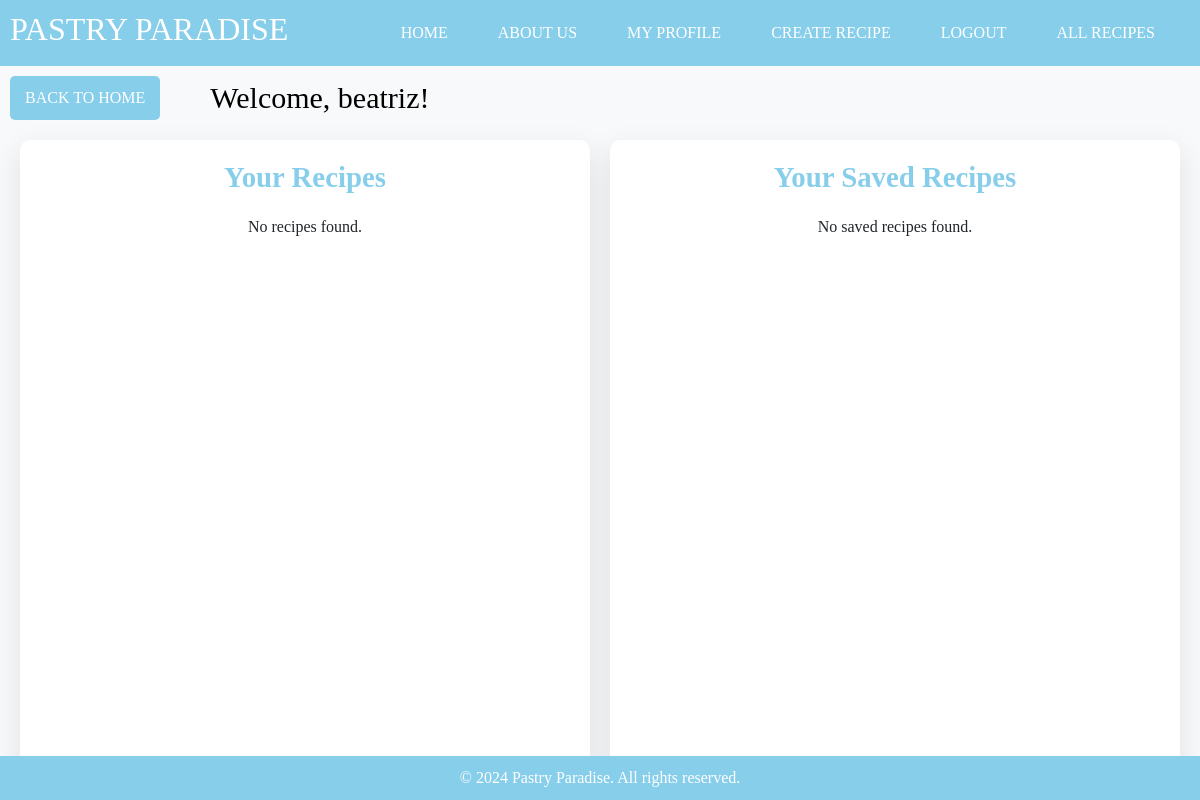
Page /profile/ (signed in) on the earlier database version.
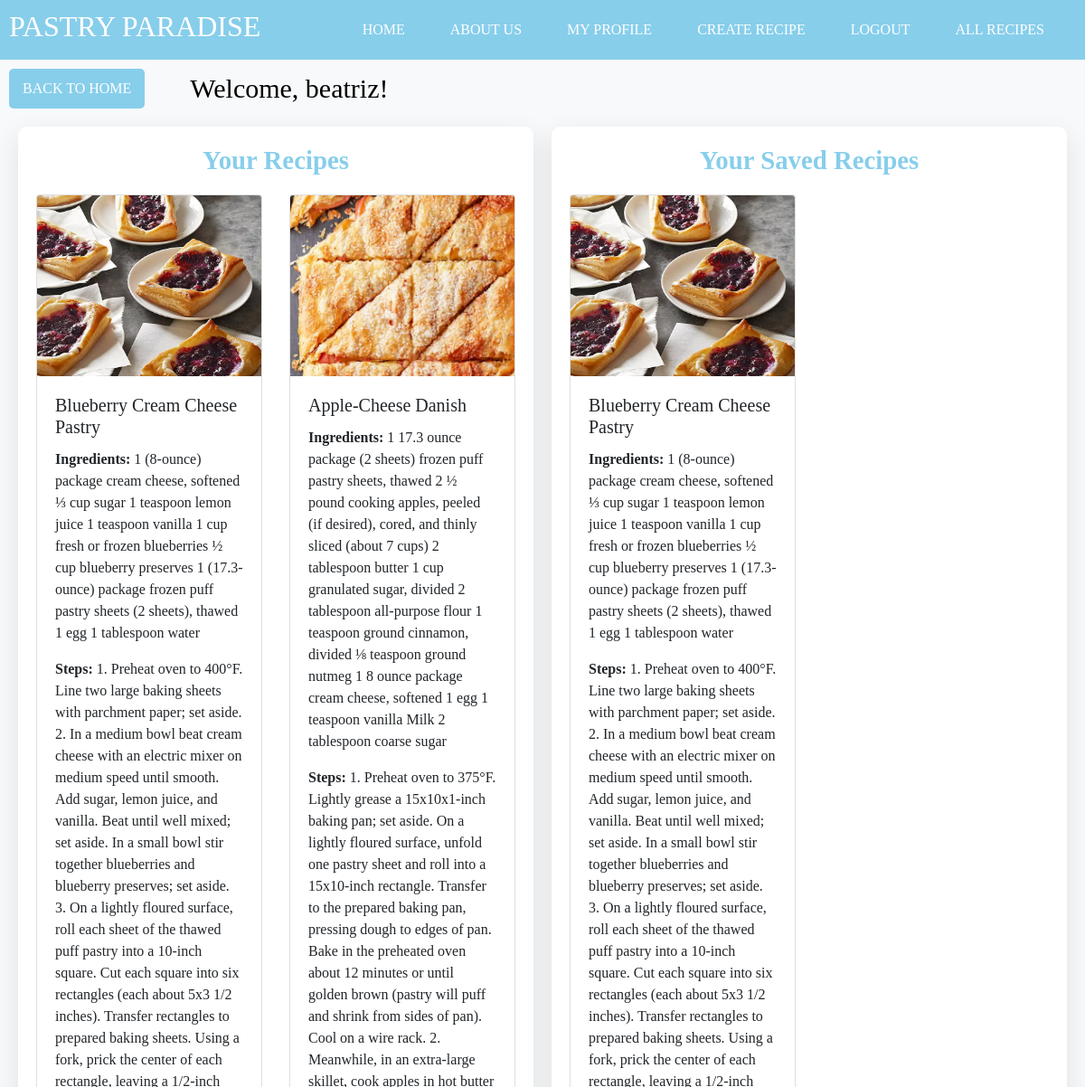
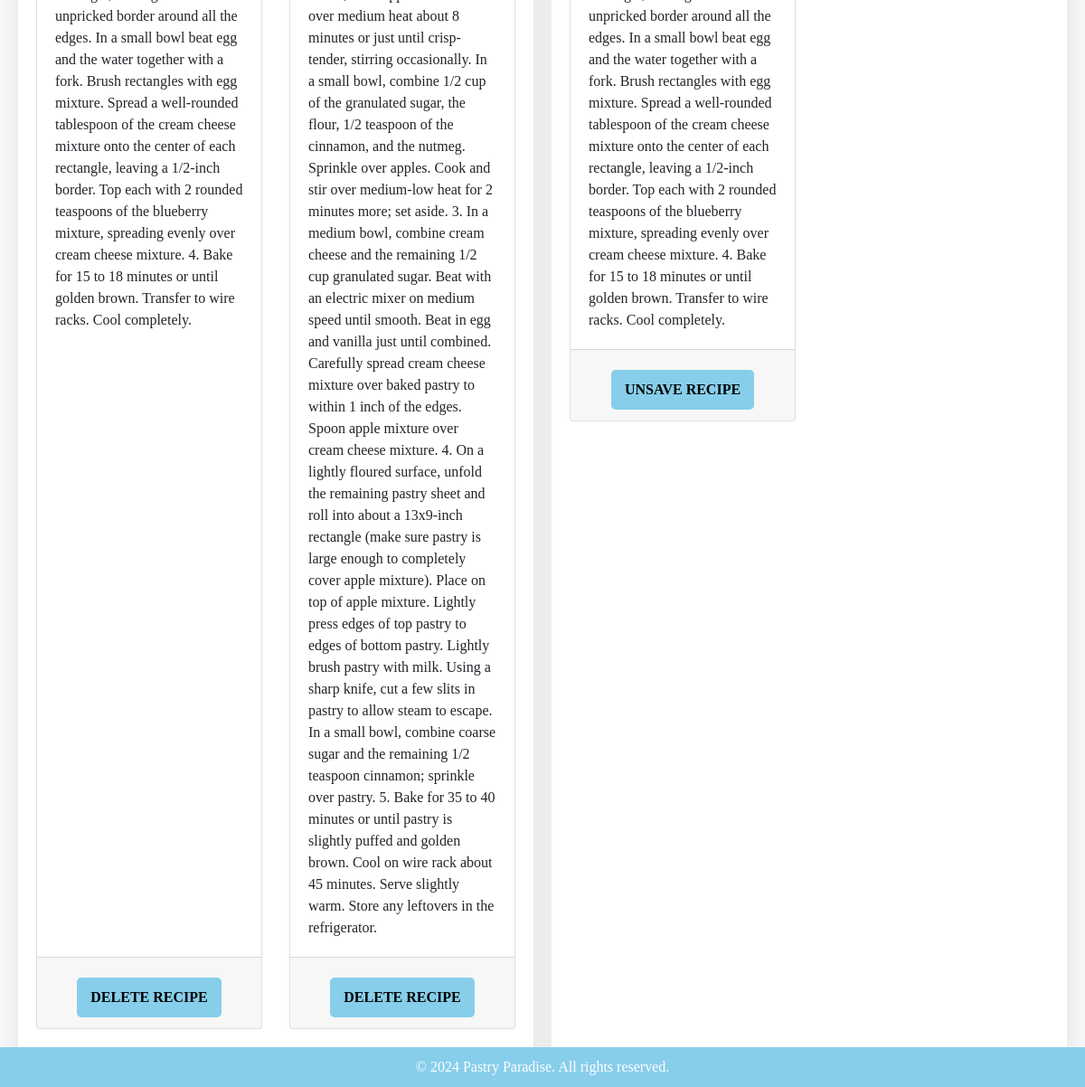
Same page on the later database version (2 pictures, top to bottom).
### myApp/models.py (models this page shows, shortened)
class Recipe(models.Model):
    title = models.CharField(max_length=200)
    ingredients = models.TextField()
    steps = models.TextField()
    image = models.ImageField(upload_to='recipes/', null=True, blank=True)
    created_at = models.DateTimeField(auto_now_add=True)
    created_by = models.ForeignKey(User, on_delete=models.CASCADE)

class SavedRecipe(models.Model):
    user = models.ForeignKey(User, on_delete=models.CASCADE, related_name='saved_recipes')
    recipe = models.ForeignKey(Recipe, on_delete=models.CASCADE)

### myApp/views.py (the view)
# urls.py: path('profile/', views.profile_view, name='profile'),
def profile_view(request):
    if request.user.is_authenticated:
        recipes = Recipe.objects.filter(created_by=request.user)
        saved_recipes = request.user.saved_recipes.all()
    else:
        recipes = []
        saved_recipes = []
    return render(request, 'myApp/profile.html', {'recipes': recipes, 'saved_recipes': saved_recipes})

### myApp/templates/myApp/profile.html (shortened to what this page needs)
<!DOCTYPE html>
<html lang="en">
<head>
    {% load static %}
    <link rel="stylesheet" href="https://maxcdn.bootstrapcdn.com/bootstrap/4.5.2/css/bootstrap.min.css">
</head>
<body>
    <nav>
        <div class="logo">
            <a href="{% url 'homepage' %}" style="color: white; text-decoration: none;">
                <h2>PASTRY PARADISE</h2>
            </a>
        </div>
        <ul>
            <li><a href="{% url 'homepage' %}">HOME</a></li>
            <li><a href="{% url 'about_us' %}">ABOUT US</a></li>
            {% if user.is_authenticated %}
                <li><a href="{% url 'profile' %}">MY PROFILE</a></li>
                <li><a href="{% url 'create_recipe' %}">CREATE RECIPE</a></li>
                <li><a href="{% url 'logout' %}">LOGOUT</a></li>
            {% else %}
                <li><a href="{% url 'login' %}">LOGIN</a></li>
                <li><a href="{% url 'register' %}">REGISTER</a></li>
            {% endif %}
            <li><a href="{% url 'all_recipes' %}">ALL RECIPES</a></li>
        </ul>
    </nav>
    <div class="back-and-username-container">
        <a href="{% url 'homepage' %}">
            <button class="back-button">BACK TO HOME</button>
        </a>
        {% if user.is_authenticated %}
            <div class="username">Welcome, {{ user.username }}!</div>
        {% endif %}
    </div>
    <div class="profile-content">
        <div class="my-recipes-container">
            <h1>Your Recipes</h1>
            {% if recipes %}
                <div class="row">
                    {% for recipe in recipes %}
                    <div class="col-md-6 mb-4">
                        <div class="card h-100">
                            <img class="card-img-top" src="{{ recipe.image.url }}" alt="{{ recipe.title }}" style="object-fit: cover; height: 200px;">
                            <div class="card-body">
                                <h5 class="card-title">{{ recipe.title }}</h5>
                                <p class="card-text"><strong>Ingredients:</strong> {{ recipe.ingredients }}</p>
                                <p class="card-text"><strong>Steps:</strong> {{ recipe.steps }}</p>
                            </div>
                            <div class="card-footer text-center">
                                <form method="POST" action="{% url 'delete_recipe' recipe.id %}" style="display:inline;">
                                    <button type="submit" class="delete-button">DELETE RECIPE</button>
                                </form>
                            </div>
                        </div>
                    </div>
                    {% endfor %}
                </div>
            {% else %}
                <p>No recipes found.</p>
            {% endif %}
        </div>
        <div class="saved-recipes-container">
            <h1>Your Saved Recipes</h1>
            {% if saved_recipes %}
                <div class="row">
                    {% for saved_recipe in saved_recipes %}
                    <div class="col-md-6 mb-4">
                        <div class="card h-100">
                            <img class="card-img-top" src="{{ saved_recipe.recipe.image.url }}" alt="{{ saved_recipe.recipe.title }}" style="object-fit: cover; height: 200px;">
                            <div class="card-body">
                                <h5 class="card-title">{{ saved_recipe.recipe.title }}</h5>
                                <p class="card-text"><strong>Ingredients:</strong> {{ saved_recipe.recipe.ingredients }}</p>
                                <p class="card-text"><strong>Steps:</strong> {{ saved_recipe.recipe.steps }}</p>
                            </div>
                            <div class="card-footer text-center">
                                <form method="POST" action="{% url 'unsave_recipe' saved_recipe.pk %}" style="display:inline;">
                                    <button type="submit" class="delete-button">UNSAVE RECIPE</button>
                                </form>
                            </div>
                        </div>
                    </div>
                    {% endfor %}
                </div>
            {% else %}
                <p>No saved recipes found.</p>
            {% endif %}
        </div>
    </div>
    <footer>
        <p>&copy; 2024 Pastry Paradise. All rights reserved.</p>
    </footer>
</body>
</html>

### myApp/templates/myApp/profile.html (style rules this page uses)
body { font-family: 'Cinzel', serif; margin: 0; padding: 0; background-color: #f8f9fa; display: flex; flex-direction: column; min-height: 100vh; }
nav { background-color: #87CEEB; color: white; padding: 10px; display: flex; justify-content: space-between; align-items: center; width: 100%; position: fixed; top: 0; left: 0; z-index: 1000; }
nav ul { list-style-type: none; margin: 0; padding: 0; display: flex; }
nav ul li { margin-right: 20px; }
nav ul li a { color: white; text-decoration: none; padding: 8px 15px; border-radius: 5px; transition: background-color 0.3s; }
.back-and-username-container { display: flex; align-items: center; margin-top: 75px; margin-left: 10px; gap: 50px; }
.back-button { background-color: #87CEEB; color: white; border: none; border-radius: 5px; padding: 10px 15px; cursor: pointer; transition: background-color 0.3s; }
.username { font-size: 30px; color: #000000; font-weight: 500; }
.profile-content { display: flex; gap: 20px; width: 100%; max-width: 2000px; margin: 20px auto; padding: 0 20px; flex: 1; }
.my-recipes-container, .saved-recipes-container { flex: 1; background-color: white; border-radius: 10px; padding: 20px; box-shadow: 0 10px 30px rgba(0, 0, 0, 0.1); display: flex; flex-direction: column; align-items: center; width: 48%; }
h1 { color: #87CEEB; font-size: 1.8rem; font-weight: 700; margin-bottom: 20px; text-align: center; }
img { max-width: 100%; height: auto; }
.delete-button { background-color: #87CEEB; color: rgb(0, 0, 0); border: none; border-radius: 5px; padding: 10px 15px; cursor: pointer; transition: background-color 0.3s; margin-top: 10px; font-family: 'Cinzel', serif; font-weight: bolder; }
footer { background-color: #87CEEB; color: white; padding: 10px 0; text-align: center; width: 100%; position: fixed; bottom: 0; left: 0; }
footer p { margin: 0; }

Differences in the rows shown:
added Recipe: image (picture), title "Blueberry Cream Cheese Pastry", ingredients "1 (8-ounce) package cream cheese, softened ⅓ cup sugar 1 teaspoon lemon juice 1 teaspoon vanilla 1 cup fresh or frozen blueberries ½ cup blueberry preserves 1 (17.3-ounce) package frozen puff pastry sheets (2 sheets), thawed 1 egg 1 tablespoon water", steps "1. Preheat oven to 400°F. Line two large baking sheets with parchment paper; set aside. 2. In a medium bowl beat cream cheese with an electric mixer on medium speed until smooth. Add sugar, lemon juice, and vanilla. Beat until well mixed; set aside. In a small bowl stir together blueberries and blueberry preserves; set aside. 3. On a lightly floured surface, roll each sheet of the thawed puff pastry into a 10-inch square. Cut each square into six rectangles (each about 5x3 1/2 inches). Transfer rectangles to prepared baking sheets. Using a fork, prick the center of each rectangle, leaving a 1/2-inch unpricked border around all the edges. In a small bowl beat egg and the water together with…"
added Recipe: image (picture), title "Apple-Cheese Danish", ingredients "1 17.3 ounce package (2 sheets) frozen puff pastry sheets, thawed 2 ½ pound cooking apples, peeled (if desired), cored, and thinly sliced (about 7 cups) 2 tablespoon butter 1 cup granulated sugar, divided 2 tablespoon all-purpose flour 1 teaspoon ground cinnamon, divided ⅛ teaspoon ground nutmeg 1 8 ounce package cream cheese, softened 1 egg 1 teaspoon vanilla Milk 2 tablespoon coarse sugar", steps "1. Preheat oven to 375°F. Lightly grease a 15x10x1-inch baking pan; set aside. On a lightly floured surface, unfold one pastry sheet and roll into a 15x10-inch rectangle. Transfer to the prepared baking pan, pressing dough to edges of pan. Bake in the preheated oven about 12 minutes or until golden brown (pastry will puff and shrink from sides of pan). Cool on a wire rack. 2. Meanwhile, in an extra-large skillet, cook apples in hot butter over medium heat about 8 minutes or just until crisp-tender, stirring occasionally. In a small bowl, combine 1/2 cup of the granulated sugar, the flour, 1/2 teaspoon of the cinnamon, and the nutmeg. Sprinkle over apples. Cook and stir over medium-low heat…"
added SavedRecipe: recipe.image (picture), recipe "Blueberry Cream Cheese Pastry", recipe.ingredients "1 (8-ounce) package cream cheese, softened ⅓ cup sugar 1 teaspoon lemon juice 1 teaspoon vanilla 1 cup fresh or frozen blueberries ½ cup blueberry preserves 1 (17.3-ounce) package frozen puff pastry sheets (2 sheets), thawed 1 egg 1 tablespoon water", recipe.steps "1. Preheat oven to 400°F. Line two large baking sheets with parchment paper; set aside. 2. In a medium bowl beat cream cheese with an electric mixer on medium speed until smooth. Add sugar, lemon juice, and vanilla. Beat until well mixed; set aside. In a small bowl stir together blueberries and blueberry preserves; set aside. 3. On a lightly floured surface, roll each sheet of the thawed puff pastry into a 10-inch square. Cut each square into six rectangles (each about 5x3 1/2 inches). Transfer rectangles to prepared baking sheets. Using a fork, prick the center of each rectangle, leaving a 1/2-inch unpricked border around all the edges. In a small bowl beat egg and the water together with…"
Other differences:
text no longer shown: "No recipes found. No saved recipes found."
